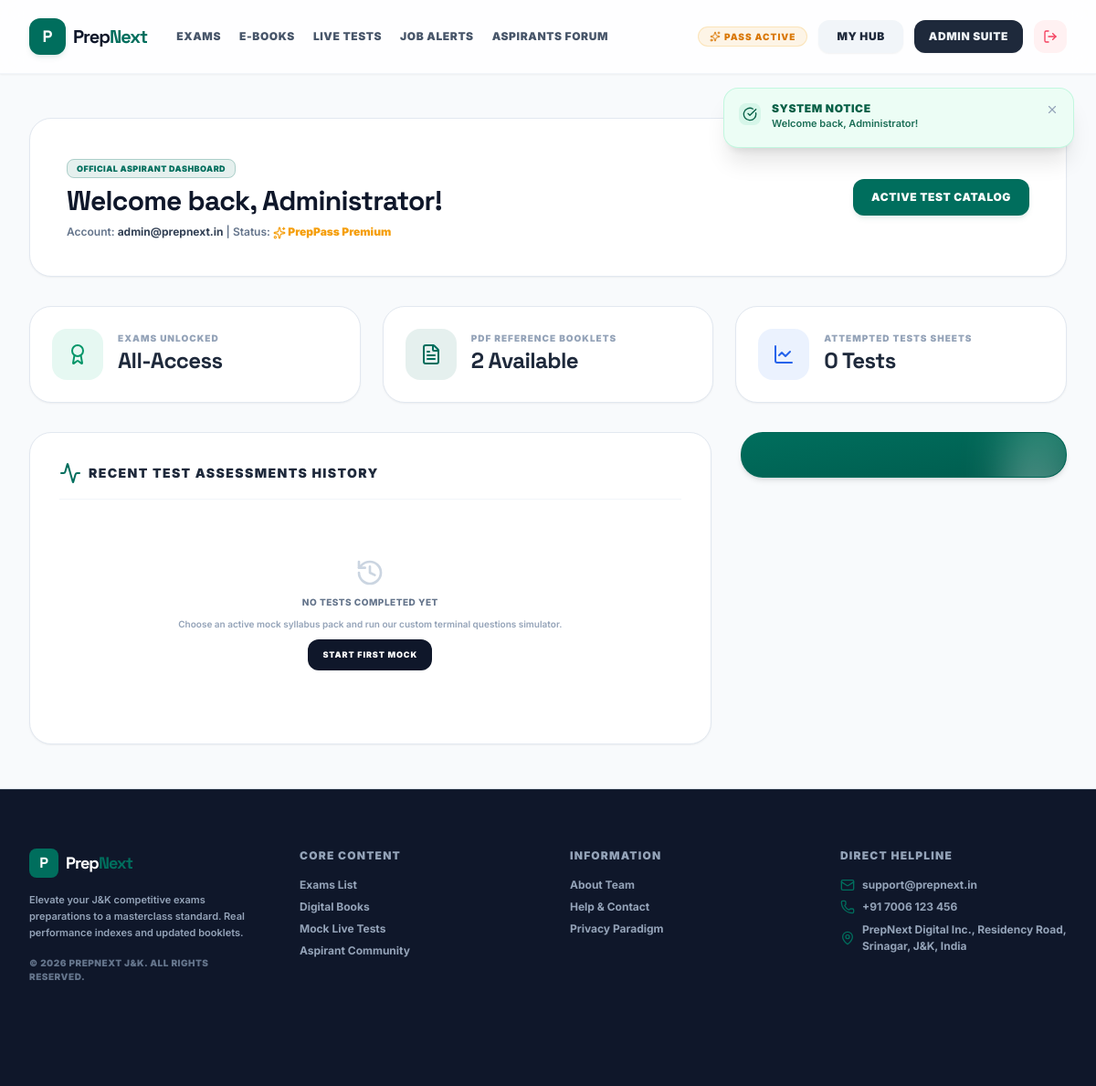
The app's page /dashboard (signed in) with its own data.
### tables this page shows
CREATE TABLE IF NOT EXISTS `users` (
  `id` INT AUTO_INCREMENT PRIMARY KEY,
  `name` VARCHAR(100) NOT NULL,
  `email` VARCHAR(150) NOT NULL UNIQUE,
  `password_hash` VARCHAR(255) NOT NULL,
  `is_admin` TINYINT(1) DEFAULT 0,
  `is_premium` TINYINT(1) DEFAULT 0,
  `premium_expiry` DATETIME DEFAULT NULL,
  `purchased_exams` JSON DEFAULT NULL,  
  `created_at` TIMESTAMP DEFAULT CURRENT_TIMESTAMP
);

CREATE TABLE IF NOT EXISTS `settings` (
  `key` VARCHAR(100) PRIMARY KEY,
  `value_json` JSON NOT NULL,
  `updated_at` TIMESTAMP DEFAULT CURRENT_TIMESTAMP ON UPDATE CURRENT_TIMESTAMP
);

### config/database.php (called while the page is built, shortened)
<?php
class Database {
    private static ?PDO $instance = null;
    public static function getConnection(): PDO {
        if (self::$instance === null) {
            try {
                $dsn = sprintf(
                    "mysql:host=%s;port=%d;dbname=%s;charset=utf8mb4",
                    DB_HOST,
                    DB_PORT,
                    DB_NAME
                );
                $options = [
                    PDO::ATTR_ERRMODE            => PDO::ERRMODE_EXCEPTION,
                    PDO::ATTR_DEFAULT_FETCH_MODE => PDO::FETCH_ASSOC,
                    PDO::ATTR_EMULATE_PREPARES   => false,
                ];
                self::$instance = new PDO($dsn, DB_USER, DB_PASS, $options);
            } catch (PDOException $e) {
                error_log("Database Connection Failed: " . $e->getMessage());
                if (APP_ENV === 'development') {
                    die("Database connection failed: " . htmlspecialchars($e->getMessage()));
                } else {
                    die("Could not establish server database link. Please try again soon.");
                }
            }
        }
        return self::$instance;
    }
    public static function query(string $sql, array $params = []): PDOStatement {
        try {
            $db = self::getConnection();
            $stmt = $db->prepare($sql);
            $stmt->execute($params);
            return $stmt;
        } catch (PDOException $e) {
            error_log("Query execution error: " . $e->getMessage() . " | SQL: " . $sql);
            throw $e;
        }
    }
    public static function selectOne(string $sql, array $params = []): ?array {
        $result = self::query($sql, $params)->fetch();
        return $result ? $result : null;
    }
}
?>

### includes/helpers.php (called while the page is built, shortened)
<?php
require_once __DIR__ . '/../config/database.php';
function e(?string $string): string {
    return htmlspecialchars($string ?? '', ENT_QUOTES, 'UTF-8');
}
function getCurrentUser(): ?array {
    static $userCache = null;
    if ($userCache === null) {
        $userCache = Database::selectOne("SELECT * FROM users WHERE id = :id", ['id' => $_SESSION['user_id']]);
    }
    return $userCache;
}
function isPremium(): bool {
    $user = getCurrentUser();
    if ((int)$user['is_premium'] === 1) {
        if (!empty($user['premium_expiry'])) {
            $expiry = new DateTime($user['premium_expiry']);
            $now = new DateTime();
            if ($expiry > $now) {
                return true;
            }
        } else {
            return true;
        }
    }
    return false;
}
function getSetting(string $key): array {
    $row = Database::selectOne("SELECT value_json FROM settings WHERE `key` = :key", ['key' => $key]);
    if ($row && !empty($row['value_json'])) {
        return json_decode($row['value_json'], true) ?? [];
    }
    return [];
}
?>

### pages/dashboard.php (the view, shortened to what this page needs)
<?php
$currentUser = getCurrentUser();
$isPremium = isPremium();
$attemptsCount = Database::selectOne(
    "SELECT COUNT(*) as score FROM results WHERE user_id = :id",
    ['id' => $currentUser['id']]
)['score'] ?? 0;
$purchasedExams = json_decode($currentUser['purchased_exams'] ?? '[]', true);
$purchasedCount = count($purchasedExams);
$booksCount = Database::selectOne(
    "SELECT COUNT(*) as total FROM study_materials WHERE price = 0"
)['total'] ?? 0;
if ($isPremium) {
    $booksCount = Database::selectOne("SELECT COUNT(*) as total FROM study_materials")['total'] ?? 0;
}
$recentResults = Database::selectAll(
    "SELECT r.*, t.title as test_title, e.name as exam_name
     FROM results r
     JOIN tests t ON r.test_id = t.id
     JOIN exams e ON t.exam_id = e.id
     WHERE r.user_id = :userId
     ORDER BY r.date DESC LIMIT 5",
    ['userId' => $currentUser['id']]
);
include DIR_INCLUDES . '/header.php';
?>
<section class="py-12 bg-slate-50 border-b border-slate-200">
    <div class="max-w-7xl mx-auto px-4 sm:px-6 lg:px-8">
        <div class="bg-white p-8 md:p-10 rounded-3xl border border-slate-200 shadow-sm flex flex-col md:flex-row md:items-center justify-between gap-6 mb-8">
            <div class="space-y-2">
                <span class="px-2.5 py-1 bg-primary/10 border border-primary/25 text-primary rounded-lg text-[9px] font-black uppercase tracking-wider">
                    Official Aspirant Dashboard
                </span>
                <h1 class="text-3xl font-display font-black tracking-tight text-slate-900 mt-2">
                    Welcome back, <?php echo e($currentUser['name']); ?>!
                </h1>
                <p class="text-slate-500 font-semibold text-xs">
                    Account: <span class="text-slate-700 font-bold"><?php echo e($currentUser['email']); ?></span>
                    <?php if ($isPremium): ?>
                        | Status: <span class="text-amber-500 font-black"><i data-lucide="sparkles" class="w-3.5 h-3.5 inline"></i> PrepPass Premium</span>
                    <?php else: ?>
                        | Status: <span class="text-slate-400 font-black">Free Standard Portal tier</span>
                    <?php endif; ?>
                </p>
            </div>
            <div class="flex items-center gap-3">
                <a href="<?php echo BASE_URL; ?>/exams" class="px-5 py-3 bg-primary hover:bg-primary-dark text-white rounded-xl text-xs font-black uppercase tracking-wider transition-all shadow-md shadow-primary/10">
                     Active Test Catalog
                </a>
            </div>
        </div>
        <div class="grid grid-cols-1 md:grid-cols-3 gap-6 mb-8 text-xs font-black">
            <div class="p-6 bg-white border rounded-3xl border-slate-200 shadow-sm flex items-center gap-4">
                <div class="p-4 bg-emerald-500/10 text-emerald-600 rounded-2xl">
                    <i data-lucide="award" class="w-6 h-6"></i>
                </div>
                <div>
                    <p class="text-slate-400 text-[10px] uppercase tracking-widest leading-none">Exams Unlocked</p>
                    <h3 class="text-2xl font-display tracking-tight text-slate-800 font-black mt-1">
                        <?php echo $isPremium ? 'All-Access' : $purchasedCount; ?>
                    </h3>
                </div>
            </div>
            <div class="p-6 bg-white border rounded-3xl border-slate-200 shadow-sm flex items-center gap-4">
                <div class="p-4 bg-primary/10 text-primary rounded-2xl">
                    <i data-lucide="file-text" class="w-6 h-6"></i>
                </div>
                <div>
                    <p class="text-slate-400 text-[10px] uppercase tracking-widest leading-none">PDF reference booklets</p>
                    <h3 class="text-2xl font-display tracking-tight text-slate-800 font-black mt-1">
                        <?php echo $booksCount; ?> Available
                    </h3>
                </div>
            </div>
            <div class="p-6 bg-white border rounded-3xl border-slate-200 shadow-sm flex items-center gap-4">
                <div class="p-4 bg-blue-500/10 text-blue-600 rounded-2xl">
                    <i data-lucide="line-chart" class="w-6 h-6"></i>
                </div>
                <div>
                    <p class="text-slate-400 text-[10px] uppercase tracking-widest leading-none">Attempted tests sheets</p>
                    <h3 class="text-2xl font-display tracking-tight text-slate-800 font-black mt-1">
                        <?php echo $attemptsCount; ?> Tests
                    </h3>
                </div>
            </div>
        </div>
        <div class="grid grid-cols-1 lg:grid-cols-3 gap-8">
            <div class="lg:col-span-2 space-y-6">
                <div class="bg-white p-6 md:p-8 rounded-3xl border border-slate-200 shadow-sm">
                    <h2 class="text-sm font-black text-slate-800 uppercase tracking-widest border-b border-slate-100 pb-4 mb-4 flex items-center gap-2">
                        <i data-lucide="activity" class="w-4.5 h-4.5 text-primary"></i> Recent Test Assessments History
                    </h2>
                    <?php if (empty($recentResults)): ?>
                        <div class="py-12 text-center text-slate-400 font-semibold text-xs leading-relaxed space-y-2">
                            <i data-lucide="history" class="w-8 h-8 text-slate-300 mx-auto"></i>
                            <p class="text-slate-500 uppercase tracking-wider font-extrabold text-[10px]">No tests completed yet</p>
                            <p class="text-[10px]">Choose an active mock syllabus pack and run our custom terminal questions simulator.</p>
                            <a href="<?php echo BASE_URL; ?>/exams" class="inline-block px-4 py-2.5 bg-slate-900 text-white rounded-xl text-[9px] font-black tracking-widest uppercase mt-3">Start First Mock</a>
                        </div>
                    <?php endif; ?>
                </div>
            </div>
            <div class="space-y-6">
                <div class="bg-gradient-to-br from-primary to-primary-dark text-white rounded-3xl p-6 shadow-md border border-primary/20 relative overflow-hidden">
                    <div class="absolute -right-8 -bottom-8 w-24 h-24 bg-white/10 blur-xl rounded-full" />
                    <h3 class="text-xs font-black tracking-widest text-[#a7f3d0] uppercase">Aspirants Hotline</h3>
                    <h4 class="text-base font-black tracking-tight leading-snug mt-3">Need guidance choosing exams syllabus?</h4>
                </div>
            </div>
        </div>
    </div>
</section>
<?php include DIR_INCLUDES . '/footer.php'; ?>

### includes/footer.php (shortened to what this page needs)
<?php
$appConfig = getSetting('general');
$supportEmail = $appConfig['contactEmail'] ?? 'support@prepnext.in';
$supportPhone = $appConfig['contactPhone'] ?? '+91 7006 123 456';
$supportAddress = $appConfig['contactAddress'] ?? 'Srinagar, J&K, India';
$established = $appConfig['establishedYear'] ?? '2026';
?>
    </main>
    <footer class="bg-slate-900 border-t border-slate-800 text-white py-16">
        <div class="max-w-7xl mx-auto px-4 sm:px-6 lg:px-8">
            <div class="grid grid-cols-1 md:grid-cols-4 gap-12 mb-12">
                <div class="space-y-4">
                    <div class="flex items-center gap-2">
                        <div class="w-8 h-8 bg-primary rounded-lg flex items-center justify-center text-white font-display font-bold">P</div>
                        <span class="text-lg font-black tracking-tighter text-white font-display">Prep<span class="text-primary">Next</span></span>
                    </div>
                    <p class="text-slate-400 font-semibold text-[11px] leading-relaxed max-w-xs">
                        Elevate your J&K competitive exams preparations to a masterclass standard. Real performance indexes and updated booklets.
                    </p>
                    <p class="text-[10px] font-black uppercase tracking-wider text-slate-500">
                        &copy; <?php echo $established; ?> PrepNext J&K. All Rights Reserved.
                    </p>
                </div>
                <div class="space-y-4">
                    <h5 class="text-xs font-black tracking-widest text-slate-400 uppercase">Core Content</h5>
                    <ul class="space-y-2 text-xs font-bold text-slate-400">
                        <li><a href="<?php echo BASE_URL; ?>/exams" class="hover:text-primary transition-colors">Exams List</a></li>
                        <li><a href="<?php echo BASE_URL; ?>/study-material" class="hover:text-primary transition-colors">Digital Books</a></li>
                        <li><a href="<?php echo BASE_URL; ?>/live-tests" class="hover:text-primary transition-colors">Mock Live Tests</a></li>
                        <li><a href="<?php echo BASE_URL; ?>/forum" class="hover:text-primary transition-colors">Aspirant Community</a></li>
                    </ul>
                </div>
                <div class="space-y-4">
                    <h5 class="text-xs font-black tracking-widest text-slate-400 uppercase">Information</h5>
                    <ul class="space-y-2 text-xs font-bold text-slate-400">
                        <li><a href="<?php echo BASE_URL; ?>/about" class="hover:text-primary transition-colors">About Team</a></li>
                        <li><a href="<?php echo BASE_URL; ?>/contact" class="hover:text-primary transition-colors">Help & Contact</a></li>
                        <li><a href="<?php echo BASE_URL; ?>/privacy" class="hover:text-primary transition-colors">Privacy Paradigm</a></li>
                    </ul>
                </div>
                <div class="space-y-4">
                    <h5 class="text-xs font-black tracking-widest text-slate-400 uppercase">Direct Helpline</h5>
                    <ul class="space-y-2 text-xs font-bold text-slate-400">
                        <li class="flex items-center gap-2"><i data-lucide="mail" class="w-4 h-4 text-primary"></i> <?php echo e($supportEmail); ?></li>
                        <li class="flex items-center gap-2"><i data-lucide="phone" class="w-4 h-4 text-primary"></i> <?php echo e($supportPhone); ?></li>
                        <li class="flex items-center gap-2 max-w-xs leading-normal"><i data-lucide="map-pin" class="w-4 h-4 text-primary shrink-0"></i> <?php echo e($supportAddress); ?></li>
                    </ul>
                </div>
            </div>
        </div>
    </footer>
</body>
</html>

### records on screen
users: name "Administrator", email "admin@prepnext.in"
settings: value_json "2026", value_json "support@prepnext.in", value_json "+91 7006 123 456", value_json "PrepNext Digital Inc., Residency Road, Srinagar, J&K, India"

### other values on screen
$flash['message'] "Welcome back, Administrator!"
$booksCount "2"
$attemptsCount "0"
